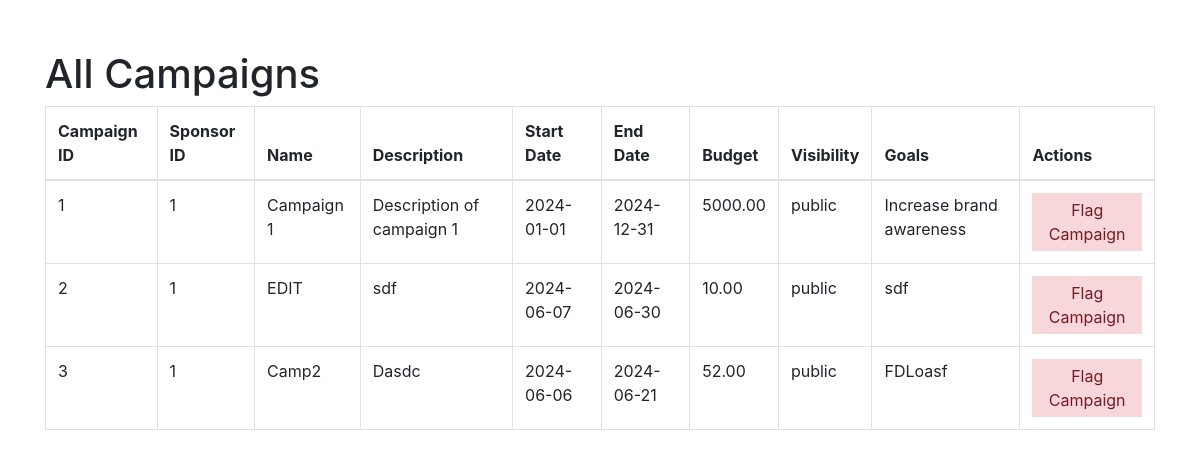
Screenshot of /admin/allcampaigns (signed in) with the database file from the repository.
### models.py (models this page shows, shortened)
class Campaign(db.Model):
    __tablename__ = "campaigns"
    campaign_id = db.Column(db.Integer, primary_key=True, autoincrement=True)
    sponsor_id = db.Column(
        db.Integer, db.ForeignKey("sponsors.sponsor_id"), nullable=False
    )
    name = db.Column(db.String(255), nullable=False)
    description = db.Column(db.Text, nullable=False)
    start_date = db.Column(db.Date)
    end_date = db.Column(db.Date)
    budget = db.Column(db.Numeric(10, 2), nullable=False)
    visibility = db.Column(db.Enum("public", "private"),default="public")
    goals = db.Column(db.Text, nullable=False)
    niche = db.Column(db.String(255), nullable=False)
    ad_requests = db.relationship("AdRequest", backref="campaign", lazy=True)
    campaign_flags = db.relationship("CampaignFlag", backref="campaign", lazy=True)

### admin.py (the view)
@admin.route('/allcampaigns')
def all_campaigns():
    if "user_name" in session and "role" in session:
        if session["role"] == "admin":
            campaigns = Campaign.query.all()
            return render_template("admin_allcampaigns.html", campaigns=campaigns)
    flash("Please Login !","faliled")
    return redirect(url_for("home"))

### app.py (called while the page is built)
@app.before_request
def create_tables():
    init_db(app)

### models.py (called while the page is built, shortened)
def init_db(app):
    with app.app_context():
        db.create_all()

### templates/admin_allcampaigns.html (shortened to what this page needs)
<!DOCTYPE html>
<html lang="en">
<head>
    <link rel="stylesheet" href="https://stackpath.bootstrapcdn.com/bootstrap/4.3.1/css/bootstrap.min.css">
</head>
<body>
    <div class="container">
        <h1>All Campaigns</h1>
        <table class="table table-bordered">
            <thead>
                <tr>
                    <th>Campaign ID</th>
                    <th>Sponsor ID</th>
                    <th>Name</th>
                    <th>Description</th>
                    <th>Start Date</th>
                    <th>End Date</th>
                    <th>Budget</th>
                    <th>Visibility</th>
                    <th>Goals</th>
                    <th>Actions</th>
                </tr>
            </thead>
            <tbody>
                {% for campaign in campaigns %}
                <tr>
                    <td>{{ campaign.campaign_id }}</td>
                    <td>{{ campaign.sponsor_id }}</td>
                    <td>{{ campaign.name }}</td>
                    <td>{{ campaign.description }}</td>
                    <td>{{ campaign.start_date }}</td>
                    <td>{{ campaign.end_date }}</td>
                    <td>{{ campaign.budget }}</td>
                    <td>{{ campaign.visibility }}</td>
                    <td>{{ campaign.goals }}</td>
                    <td><button class="flag-button" onclick="flagCampaign('{{ campaign.campaign_id }}')">Flag Campaign</button></td>
                </tr>
                {% endfor %}
            </tbody>
        </table>
    </div>
</body>
</html>

### templates/admin_allcampaigns.html (style rules this page uses)
.container { margin-top: 50px; }
.flag-button { background-color: #f8d7da; color: #721c24; border: none; padding: 5px 10px; cursor: pointer; }

### rows the page displays
Campaign: campaign_id "1", sponsor_id "1", name "Campaign 1", description "Description of campaign 1", start_date "2024-01-01", end_date "2024-12-31", budget "5000.00", visibility "public", goals "Increase brand awareness"
Campaign: campaign_id "2", sponsor_id "1", name "EDIT", description "sdf", start_date "2024-06-07", end_date "2024-06-30", budget "10.00", visibility "public", goals "sdf"
Campaign: campaign_id "3", sponsor_id "1", name "Camp2", description "Dasdc", start_date "2024-06-06", end_date "2024-06-21", budget "52.00", visibility "public", goals "FDLoasf"
